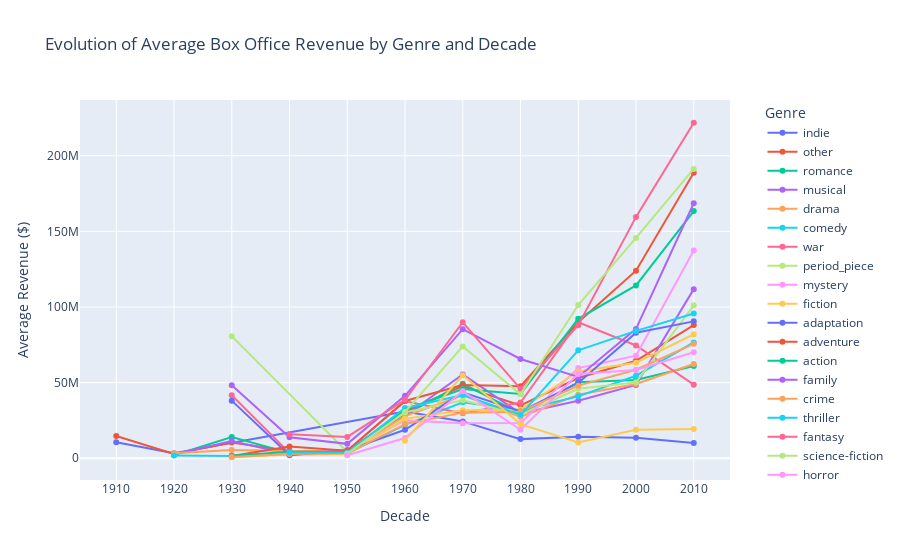

Here is the notebook cell this chart was saved with:
### Markdown cell above
#### Analysis of Average Box Office Revenue by Genre
The results indicate the following top average revenues by genre:

- **Fantasy**: $122.02 million
- **Science Fiction**: $108.38 million
- **Adventure**: $86.49 million
- **Action**: $83.08 million

##### Observations
1. **Highest revenue for fantasy and science fiction films**: Fantasy and then science-fiction films have the highest average. This is interesting to notice since there are several similarities between them.

2. **Broad popularity of adventure and action films**: Adventure and action films, come after, and they are also genres commonly seen together

### Code cell
df_movies_genres = df_movies.explode('genres').copy()
df_movies_genres.dropna(subset=['genres'], inplace=True)
df_movies_genres['genre'] = df_movies_genres['genres'].apply(lambda x: x if x in top_genres['genre'].head(19).tolist() else 'other')
df_movies_genres['release_decade'] = df_movies_genres['release_year'] // 10 * 10

genre_decade_stats = df_movies_genres.groupby(['release_decade', 'genre'])['box_office_revenue'].agg(['mean', 'count', 'sem'])
genre_decade_stats.sort_values(by='release_decade', inplace=True)

# Filter out rows where the movie count is less than 5
filtered_genre_decade_stats = genre_decade_stats[genre_decade_stats['count'] >= 5].reset_index()

# Create the Plotly plot
fig = px.line(filtered_genre_decade_stats, x='release_decade', y='mean', color='genre', markers=True,
              title='Evolution of Average Box Office Revenue by Genre and Decade',
              labels={'release_decade': 'Decade', 'mean': 'Average Revenue ($)'})

fig.update_layout(xaxis=dict(tickmode='linear', tick0=min(filtered_genre_decade_stats['release_decade']), dtick=10),
                  xaxis_title='Decade', yaxis_title='Average Revenue ($)',
                  legend_title='Genre', legend=dict(x=1.05, y=1, traceorder='normal'))

fig.show()

# Save the chart as an HTML file
fig.write_html("assets/ploty-img/genres_revenue_evolution.html")

### Figure 1 — Plotly figure (JSON) as saved in the notebook; plotly's stock layout.template omitted (floating-point values rounded to 4 significant figures)
{"data": [{"hovertemplate": "genre=indie<br>Decade=%{x}<br>Average Revenue ($)=%{y}<extra></extra>", "legendgroup": "indie", "line": {"color": "#636efa", "dash": "solid"}, "marker": {"symbol": "circle"}, "mode": "lines+markers", "name": "indie", "orientation": "v", "showlegend": true, "type": "scatter", "x": [1910, 1920, 1960, 1970, 1980, 1990, 2000, 2010], "xaxis": "x", "y": [10570000.0, 3324000.0, 30880000.0, 24370000.0, 12650000.0, 14170000.0, 13530000.0, 10120000.0], "yaxis": "y"}, {"hovertemplate": "genre=other<br>Decade=%{x}<br>Average Revenue ($)=%{y}<extra></extra>", "legendgroup": "other", "line": {"color": "#EF553B", "dash": "solid"}, "marker": {"symbol": "circle"}, "mode": "lines+markers", "name": "other", "orientation": "v", "showlegend": true, "type": "scatter", "x": [1910, 1920, 1930, 1940, 1950, 1960, 1970, 1980, 1990, 2000, 2010], "xaxis": "x", "y": [14710000.0, 2786962, 10390000.0, 4831000.0, 4898000.0, 30940000.0, 47640000.0, 34970000.0, 53070000.0, 64460000.0, 88040000.0], "yaxis": "y"}, {"hovertemplate": "genre=romance<br>Decade=%{x}<br>Average Revenue ($)=%{y}<extra></extra>", "legendgroup": "romance", "line": {"color": "#00cc96", "dash": "solid"}, "marker": {"symbol": "circle"}, "mode": "lines+markers", "name": "romance", "orientation": "v", "showlegend": true, "type": "scatter", "x": [1920, 1930, 1940, 1950, 1960, 1970, 1980, 1990, 2000, 2010], "xaxis": "x", "y": [2056000.0, 14050000.0, 3571000.0, 5163000.0, 28930000.0, 49310000.0, 29450000.0, 50270000.0, 51680000.0, 61040000.0], "yaxis": "y"}, {"hovertemplate": "genre=musical<br>Decade=%{x}<br>Average Revenue ($)=%{y}<extra></extra>", "legendgroup": "musical", "line": {"color": "#ab63fa", "dash": "solid"}, "marker": {"symbol": "circle"}, "mode": "lines+markers", "name": "musical", "orientation": "v", "showlegend": true, "type": "scatter", "x": [1920, 1930, 1940, 1950, 1960, 1970, 1980, 1990, 2000, 2010], "xaxis": "x", "y": [2640000.0, 11340000.0, 2606000, 4983000.0, 28140000.0, 55360000.0, 29630000.0, 38020000.0, 48490000.0, 111800000.0], "yaxis": "y"}, {"hovertemplate": "genre=drama<br>Decade=%{x}<br>Average Revenue ($)=%{y}<extra></extra>", "legendgroup": "drama", "line": {"color": "#FFA15A", "dash": "solid"}, "marker": {"symbol": "circle"}, "mode": "lines+markers", "name": "drama", "orientation": "v", "showlegend": true, "type": "scatter", "x": [1920, 1930, 1940, 1950, 1960, 1970, 1980, 1990, 2000, 2010], "xaxis": "x", "y": [3296000.0, 5531000.0, 4823000.0, 4443000.0, 27840000.0, 41610000.0, 27390000.0, 41980000.0, 49080000.0, 62330000.0], "yaxis": "y"}, {"hovertemplate": "genre=comedy<br>Decade=%{x}<br>Average Revenue ($)=%{y}<extra></extra>", "legendgroup": "comedy", "line": {"color": "#19d3f3", "dash": "solid"}, "marker": {"symbol": "circle"}, "mode": "lines+markers", "name": "comedy", "orientation": "v", "showlegend": true, "type": "scatter", "x": [1920, 1930, 1940, 1950, 1960, 1970, 1980, 1990, 2000, 2010], "xaxis": "x", "y": [1897000.0, 1542000.0, 2460000.0, 3104000.0, 22030000.0, 37030000.0, 31730000.0, 40930000.0, 54560000.0, 76600000.0], "yaxis": "y"}, {"hovertemplate": "genre=war<br>Decade=%{x}<br>Average Revenue ($)=%{y}<extra></extra>", "legendgroup": "war", "line": {"color": "#FF6692", "dash": "solid"}, "marker": {"symbol": "circle"}, "mode": "lines+markers", "name": "war", "orientation": "v", "showlegend": true, "type": "scatter", "x": [1930, 1940, 1950, 1960, 1970, 1980, 1990, 2000, 2010], "xaxis": "x", "y": [41710000.0, 3495000.0, 5167000.0, 37770000.0, 29680000.0, 36800000.0, 89940000.0, 74560000.0, 48640000.0], "yaxis": "y"}, {"hovertemplate": "genre=period_piece<br>Decade=%{x}<br>Average Revenue ($)=%{y}<extra></extra>", "legendgroup": "period_piece", "line": {"color": "#B6E880", "dash": "solid"}, "marker": {"symbol": "circle"}, "mode": "lines+markers", "name": "period_piece", "orientation": "v", "showlegend": true, "type": "scatter", "x": [1930, 1950, 1960, 1970, 1980, 1990, 2000, 2010], "xaxis": "x", "y": [80750000.0, 4219000.0, 30350000.0, 38400000.0, 28870000.0, 45970000.0, 50170000.0, 101100000.0], "yaxis": "y"}, {"hovertemplate": "genre=mystery<br>Decade=%{x}<br>Average Revenue ($)=%{y}<extra></extra>", "legendgroup": "mystery", "line": {"color": "#FF97FF", "dash": "solid"}, "marker": {"symbol": "circle"}, "mode": "lines+markers", "name": "mystery", "orientation": "v", "showlegend": true, "type": "scatter", "x": [1930, 1940, 1950, 1960, 1970, 1980, 1990, 2000, 2010], "xaxis": "x", "y": [661700.0, 3022767, 5179000.0, 25040000.0, 23070000.0, 23380000.0, 59610000.0, 67790000.0, 137400000.0], "yaxis": "y"}, {"hovertemplate": "genre=fiction<br>Decade=%{x}<br>Average Revenue ($)=%{y}<extra></extra>", "legendgroup": "fiction", "line": {"color": "#FECB52", "dash": "solid"}, "marker": {"symbol": "circle"}, "mode": "lines+markers", "name": "fiction", "orientation": "v", "showlegend": true, "type": "scatter", "x": [1930, 1940, 1950, 1960, 1970, 1980, 1990, 2000, 2010], "xaxis": "x", "y": [843500.0, 2535000.0, 2608000.0, 26070000.0, 31790000.0, 32150000.0, 57360000.0, 63190000.0, 81980000.0], "yaxis": "y"}, {"hovertemplate": "genre=adaptation<br>Decade=%{x}<br>Average Revenue ($)=%{y}<extra></extra>", "legendgroup": "adaptation", "line": {"color": "#636efa", "dash": "solid"}, "marker": {"symbol": "circle"}, "mode": "lines+markers", "name": "adaptation", "orientation": "v", "showlegend": true, "type": "scatter", "x": [1930, 1940, 1950, 1960, 1970, 1980, 1990, 2000, 2010], "xaxis": "x", "y": [38100000.0, 2038234, 5243000.0, 18830000.0, 43550000.0, 30890000.0, 49750000.0, 83040000.0, 90510000.0], "yaxis": "y"}, {"hovertemplate": "genre=adventure<br>Decade=%{x}<br>Average Revenue ($)=%{y}<extra></extra>", "legendgroup": "adventure", "line": {"color": "#EF553B", "dash": "solid"}, "marker": {"symbol": "circle"}, "mode": "lines+markers", "name": "adventure", "orientation": "v", "showlegend": true, "type": "scatter", "x": [1930, 1940, 1950, 1960, 1970, 1980, 1990, 2000, 2010], "xaxis": "x", "y": [1453000.0, 7766000.0, 4942000.0, 37900000.0, 48460000.0, 47670000.0, 89990000.0, 124000000.0, 188800000.0], "yaxis": "y"}, {"hovertemplate": "genre=action<br>Decade=%{x}<br>Average Revenue ($)=%{y}<extra></extra>", "legendgroup": "action", "line": {"color": "#00cc96", "dash": "solid"}, "marker": {"symbol": "circle"}, "mode": "lines+markers", "name": "action", "orientation": "v", "showlegend": true, "type": "scatter", "x": [1930, 1940, 1950, 1960, 1970, 1980, 1990, 2000, 2010], "xaxis": "x", "y": [1690000.0, 4282000.0, 4010000.0, 32070000.0, 45780000.0, 42550000.0, 92210000.0, 114300000.0, 163500000.0], "yaxis": "y"}, {"hovertemplate": "genre=family<br>Decade=%{x}<br>Average Revenue ($)=%{y}<extra></extra>", "legendgroup": "family", "line": {"color": "#ab63fa", "dash": "solid"}, "marker": {"symbol": "circle"}, "mode": "lines+markers", "name": "family", "orientation": "v", "showlegend": true, "type": "scatter", "x": [1930, 1940, 1950, 1960, 1970, 1980, 1990, 2000, 2010], "xaxis": "x", "y": [48230000.0, 13890000.0, 9531000.0, 41260000.0, 85320000.0, 65640000.0, 53740000.0, 85540000.0, 168600000.0], "yaxis": "y"}, {"hovertemplate": "genre=crime<br>Decade=%{x}<br>Average Revenue ($)=%{y}<extra></extra>", "legendgroup": "crime", "line": {"color": "#FFA15A", "dash": "solid"}, "marker": {"symbol": "circle"}, "mode": "lines+markers", "name": "crime", "orientation": "v", "showlegend": true, "type": "scatter", "x": [1930, 1940, 1950, 1960, 1970, 1980, 1990, 2000, 2010], "xaxis": "x", "y": [806400.0, 2758883, 3247000.0, 22565182, 30160000.0, 30770000.0, 48010000.0, 58520000.0, 75670000.0], "yaxis": "y"}, {"hovertemplate": "genre=thriller<br>Decade=%{x}<br>Average Revenue ($)=%{y}<extra></extra>", "legendgroup": "thriller", "line": {"color": "#19d3f3", "dash": "solid"}, "marker": {"symbol": "circle"}, "mode": "lines+markers", "name": "thriller", "orientation": "v", "showlegend": true, "type": "scatter", "x": [1940, 1950, 1960, 1970, 1980, 1990, 2000, 2010], "xaxis": "x", "y": [3838000.0, 3581000.0, 33220000.0, 41740000.0, 28700000.0, 71410000.0, 84220000.0, 95700000.0], "yaxis": "y"}, {"hovertemplate": "genre=fantasy<br>Decade=%{x}<br>Average Revenue ($)=%{y}<extra></extra>", "legendgroup": "fantasy", "line": {"color": "#FF6692", "dash": "solid"}, "marker": {"symbol": "circle"}, "mode": "lines+markers", "name": "fantasy", "orientation": "v", "showlegend": true, "type": "scatter", "x": [1940, 1950, 1960, 1970, 1980, 1990, 2000, 2010], "xaxis": "x", "y": [15810000.0, 14130000.0, 38680000.0, 89910000.0, 45880000.0, 87920000.0, 159600000.0, 221800000.0], "yaxis": "y"}, {"hovertemplate": "genre=science-fiction<br>Decade=%{x}<br>Average Revenue ($)=%{y}<extra></extra>", "legendgroup": "science-fiction", "line": {"color": "#B6E880", "dash": "solid"}, "marker": {"symbol": "circle"}, "mode": "lines+markers", "name": "science-fiction", "orientation": "v", "showlegend": true, "type": "scatter", "x": [1950, 1960, 1970, 1980, 1990, 2000, 2010], "xaxis": "x", "y": [2936000.0, 30590000.0, 73940000.0, 42350000.0, 101300000.0, 145700000.0, 191300000.0], "yaxis": "y"}, {"hovertemplate": "genre=horror<br>Decade=%{x}<br>Average Revenue ($)=%{y}<extra></extra>", "legendgroup": "horror", "line": {"color": "#FF97FF", "dash": "solid"}, "marker": {"symbol": "circle"}, "mode": "lines+markers", "name": "horror", "orientation": "v", "showlegend": true, "type": "scatter", "x": [1950, 1960, 1970, 1980, 1990, 2000, 2010], "xaxis": "x", "y": [1990000, 13370000.0, 44380000.0, 18810000.0, 55710000.0, 58300000.0, 70040000.0], "yaxis": "y"}, {"hovertemplate": "genre=world<br>Decade=%{x}<br>Average Revenue ($)=%{y}<extra></extra>", "legendgroup": "world", "line": {"color": "#FECB52", "dash": "solid"}, "marker": {"symbol": "circle"}, "mode": "lines+markers", "name": "world", "orientation": "v", "showlegend": true, "type": "scatter", "x": [1960, 1970, 1980, 1990, 2000, 2010], "xaxis": "x", "y": [11610000.0, 54870000.0, 22570000.0, 10430000.0, 18810000.0, 19290000.0], "yaxis": "y"}], "layout": {"legend": {"title": {"text": "Genre"}, "tracegroupgap": 0, "traceorder": "normal", "x": 1.05, "y": 1}, "title": {"text": "Evolution of Average Box Office Revenue by Genre and Decade"}, "xaxis": {"anchor": "y", "domain": [0, 1], "dtick": 10, "tick0": 1910, "tickmode": "linear", "title": {"text": "Decade"}}, "yaxis": {"anchor": "x", "domain": [0, 1], "title": {"text": "Average Revenue ($)"}}}}
